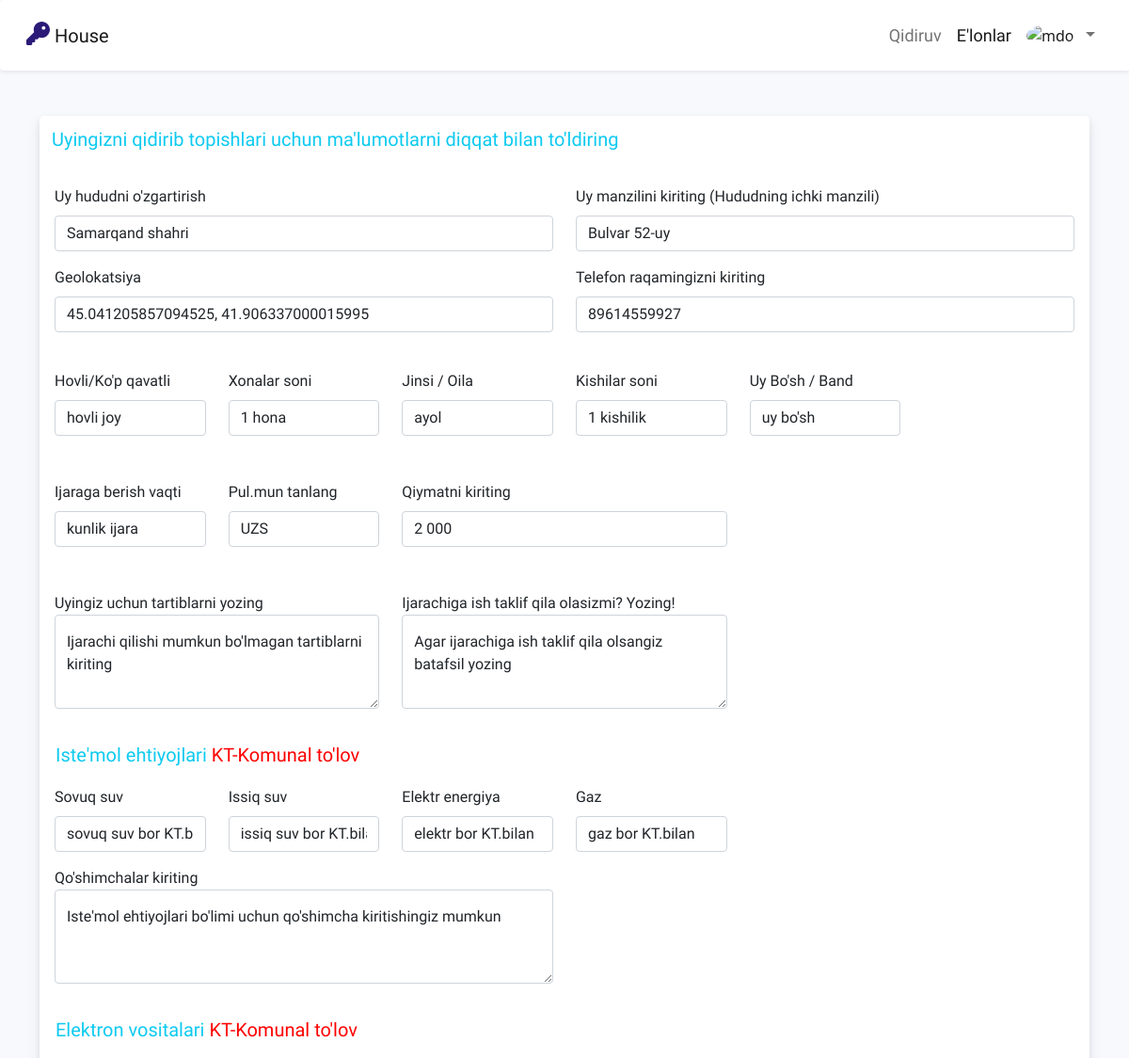
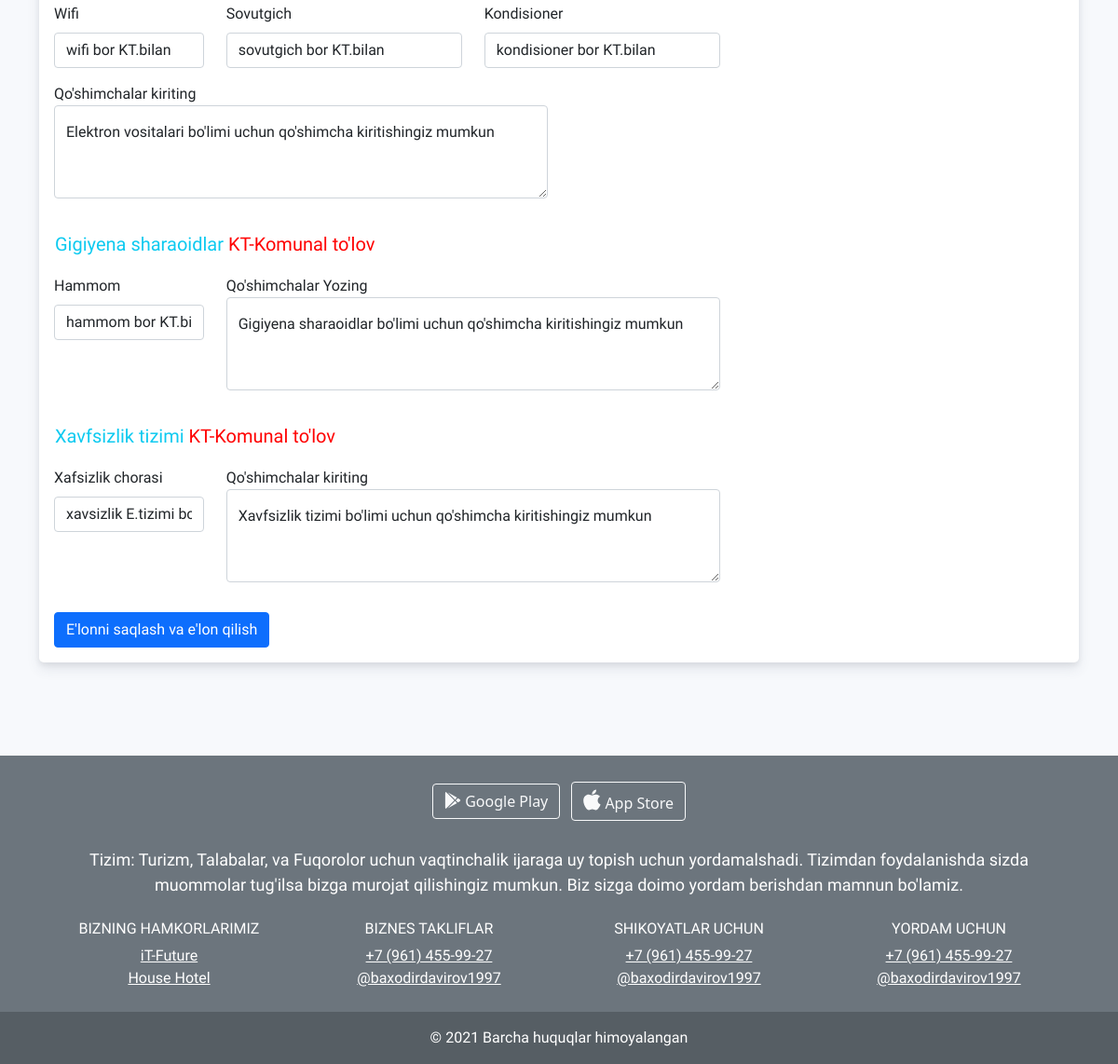
The app's page /announcement_update/1/ with its own data (2 pictures, top to bottom).
### search/models.py (models this page shows, shortened)
class Announcement(models.Model):
    user = models.ForeignKey(Householder, on_delete = models.CASCADE)
    region = models.CharField(max_length=300)
    address = models.CharField(max_length=100)
    phone_numer = models.CharField(max_length=20, verbose_name="Telefon raqam")
    mode = models.CharField(max_length=200)
    kimlar = models.CharField(max_length=200)
    kishilar = models.CharField(max_length=200)
    topshirilgan = models.CharField(max_length=200)
    moneyc = models.CharField(max_length=200)
    floor = models.CharField(max_length=200)
    floormany = models.CharField(max_length=200, blank=True)
    rooms = models.CharField(max_length=200)
    money = models.CharField(max_length=100, verbose_name="Pul muomilasini kiriting")
    tartiblar = models.TextField(verbose_name="Uyingizdagi tartiblarni kiriting")
    ish = models.TextField(verbose_name="Ijarachiga ish taklif qila olasizmi")
    sovuq_suv = models.CharField(max_length=200)
    issiq_suv = models.CharField(max_length=200)
    svet = models.CharField(max_length=200)
    gaz = models.CharField(max_length=200)
    additional2 = models.TextField(verbose_name="Qo'shimcha kiriting")
    wifi = models.CharField(max_length=200)
    sovutgich = models.CharField(max_length=200)
    kondisioner = models.CharField(max_length=200)
    additional3 = models.TextField(verbose_name="Qo'shimcha kiriting")
    hammom = models.CharField(max_length=200)
    additional4 = models.TextField(verbose_name="Qo'shimcha kiriting")
    xafsiz = models.CharField(max_length=200)
    additional5 = models.TextField(verbose_name="Qo'shimcha kiriting")
    likes = models.ManyToManyField(User, related_name='announcement_like', blank=True)
    geolocaion = models.CharField(max_length=500)
    class Meta:
        verbose_name = "1. E'lonlar"
        verbose_name_plural = "1. E'lonlar"

### administrator/views.py (the view)
# urls.py: path('announcement_update/<int:pk>/', views.announcement_updates, name='announcement_updates'),
def announcement_updates(request, pk):
    announcements = get_object_or_404(Announcement, pk=pk)
    form = AnnouncementUpdate(request.POST or None, instance=announcements)
    if form.is_valid():
        form.save()
        return redirect('announcement')
    context = {"form": form}
    return render(request, 'announcements/announcement_update.html', context)

### administrator/templates/announcements/announcement_update.html (shortened to what this page needs)
{% extends 'base.html' %}
{% load static %}
{% block style %}
<link rel="stylesheet" type="text/css" href="{% static 'style/announcements.css' %}">
{% endblock %}
{% block content %}
<header style="border-radius: 0px;">
  <nav class="navbar navbar-expand-lg navbar-light bg-light shadow-sm p-3 bg-body rounded-start">
    <div class="container-fluid">
      <a class="navbar-brand landing-brand account_text" href="{% url 'account' %}">
        <i class="fas fa-key account_logatip"></i>
      House
      </a>
      <div class="collapse navbar-collapse" id="navbarSupportedContent">
      <ul class="navbar-nav ms-auto mb-2 mb-lg-0">
      <li class="nav-item account_menu_text18"><a class="nav-link" aria-current="page" href="{% url 'account' %}">Qidiruv</a>
      </li>
        <li class="nav-item account_menu_text18"><a class="nav-link active" aria-current="page" href="{% url 'announcement' %}">E'lonlar</a>
        </li>
        {% if request.user.householder.householder_image != "" %}
        <li class="nav-item profile_style"><a class="nav-link active" aria-current="page" href="{% url 'announcement' %}" style="margin-right: 0; padding-right: 0px;"><img src="{{request.user.householder.householder_image.url}}" alt="mdo" width="32" height="32" class="rounded-circle"></a>
        </li>
        {% else %}
        <li class="nav-item profile_style"><a class="nav-link active" aria-current="page" href="{% url 'announcement' %}" style="margin-right: 0; padding-right: 0px;"><i class="fas fa-user-circle account_logatip"></i></a>
        </li>
        {% endif %}
      <li class="nav-item dropdown ms-auto account_menu_text18 menu_style">
        <a class="nav-link dropdown-toggle" href="#" id="navbarDropdownMenuLink" role="button" data-bs-toggle="dropdown" aria-expanded="false"> </a>
    </li>
    </ul>
  </div>
  </div>
  </nav>
</header>
<form method='POST' action="" enctype="multipart/form-data">
<div class="container-fluid mt-5">
<div class="container">
<div class="row">
<div class="col-lg-12">
<div class="baxodir_account_card bg-white">
<div class="baxodir_account_card_header">
<h5 class="card-title text-info baxodir_account_standart_text_bold">Uyingizni qidirib topishlari uchun ma'lumotlarni diqqat bilan to'ldiring</h5>
</div>
<div class="card-body">
<div class="row">
  <fieldset >
  <div class="row baxodir_account_standart_text_bold">
    <div class="col-lg-6">
    <div class="mb-3">
    <label for="exampleInputEmail1" class="form-label">Uy hududni o'zgartirish</label>
    {{form.region}}
    </div>
    </div>
    <div class="col-lg-6">
    <div class="mb-3">
    <label for="exampleInputEmail1" class="form-label">Uy manzilini kiriting (Hududning ichki manzili)</label>
    {{form.address}}
    </div>
    </div>
     <div class="col-lg-6">
    <div class="mb-3">
    <label for="exampleInputEmail1" class="form-label">Geolokatsiya</label>
    {{form.geolocaion}}
    </div>
    </div>
    <div class="col-lg-6">
    <div class="mb-3">
    <label for="exampleInputEmail1" class="form-label">Telefon raqamingizni kiriting</label>
    {{form.phone_numer}}
    </div>
    </div>
</div>
</fieldset>
<fieldset class="mt-4">
<div class="row baxodir_account_standart_text_bold">
    <div class="col-lg-2">
    <label for="inputState" class="form-label">Hovli/Ko'p qavatli</label>
      {{form.floor}}
    </div>
    <div class="col-lg-2">
    <label for="inputState" class="form-label">Xonalar soni</label>
      {{form.rooms}}
    </div>
    <div class="col-lg-2">
    <label for="inputState" class="form-label">Jinsi / Oila</label>
      {{form.kimlar}}
    </div>
    <div class="col-lg-2">
    <label for="inputState" class="form-label">Kishilar soni</label>
      {{form.kishilar}}
    </div>
    <div class="col-lg-2">
    <label for="inputState" class="form-label">Uy Bo'sh / Band</label>
      {{form.topshirilgan}}
    </div>
</fieldset>
<fieldset class="mt-5">
<div class="row baxodir_account_standart_text_bold">
    <div class="col-lg-2">
    <label for="inputState" class="form-label">Ijaraga berish vaqti</label>
      {{form.mode}}
    </div>
 <div class="col-lg-2">
    <label for="inputState" class="form-label">Pul.mun tanlang</label>
   {{form.moneyc}}
 </div>
<div class="col-lg-4">
    <label for="inputState" class="form-label">Qiymatni kiriting</label>
    {{ form.money }}
</div>
</div>
</fieldset>
<fieldset class="mt-5">
<div class="row baxodir_account_standart_text_bold">
<div class="col-lg-4">
<label for="floatingTextarea">Uyingiz uchun tartiblarni yozing </label>
<div class="form-floating">
{{form.tartiblar}}
<label for="floatingTextarea">Ijarachi qilishi mumkun bo'lmagan tartiblarni kiriting</label>
</div>
</div>
<div class="col-lg-4">
    <label for="floatingTextarea">Ijarachiga ish taklif qila olasizmi? Yozing!</label>
    <div class="form-floating">
    {{form.ish}}
    <label for="floatingTextarea">Agar ijarachiga ish taklif qila olsangiz batafsil yozing</label>
    </div>
    </div>
</div>
</fieldset>
  <fieldset>
  <div class="row baxodir_account_standart_text_bold">
  <div class="baxodir_account_card_header mt-4">
  <h5 class="card-title text-info baxodir_account_standart_text_bold">Iste'mol ehtiyojlari <font style="color: red;">KT-Komunal to'lov</font></h5>
  </div>
  <div class="col-lg-2">
  <label  for="inputState" class="form-label">Sovuq suv</label>
  {{form.sovuq_suv}}
  </div>
   <div class="col-lg-2">
  <label  for="inputState" class="form-label">Issiq suv</label>
  {{form.issiq_suv}}
  </div>
    <div class="col-lg-2">
  <label for="inputState" class="form-label">Elektr energiya</label>
  {{form.svet}}
  </div>
  <div class="col-lg-2">
  <div class="mb-3">
  <label  for="inputState" class="form-label">Gaz</label>
  {{form.gaz}}
  </div>
  </div>
  <div class="col-lg-6">
  <label for="floatingTextarea">Qo'shimchalar kiriting</label>
  <div class="form-floating">
  {{form.additional2}}
  <label for="floatingTextarea">Iste'mol ehtiyojlari bo'limi uchun qo'shimcha kiritishingiz mumkun</label>
  </div>
  </div>
    </div>
    </div>
  <fieldset>
  <div class="row baxodir_account_standart_text_bold">
  <div class="baxodir_account_card_header mt-4">
  <h5 class="card-title text-info baxodir_account_standart_text_bold">Elektron vositalari <font style="color: red;">KT-Komunal to'lov</font></h5>
  </div>
  <div class="col-lg-2">
  <div class="mb-3">
  <label  for="inputState" class="form-label">Wifi</label>
  {{form.wifi}}
  </div>
  </div>
  <div class="col-lg-3">
  <label for="inputState" class="form-label">Sovutgich</label>
  {{form.sovutgich}}
  </div>
  <div class="col-lg-3">
  <label  for="inputState" class="form-label">Kondisioner</label>
  {{form.kondisioner}}
  </div>
  <div class="col-lg-6">
  <label for="floatingTextarea">Qo'shimchalar kiriting</label>
  <div class="form-floating">
  {{form.additional3}}
  <label for="floatingTextarea">Elektron vositalari bo'limi uchun qo'shimcha kiritishingiz mumkun</label>
  </div>
  </div>
  </div>
  </fieldset>
  <fieldset>
  <div class="row baxodir_account_standart_text_bold">
  <div class="baxodir_account_card_header mt-4">
  <h5 class="card-title text-info baxodir_account_standart_text_bold">Gigiyena sharaoidlar <font style="color: red;">KT-Komunal to'lov</font></h5>
  </div>
  <div class="col-lg-2">
  <label  for="inputState" class="form-label">Hammom</label>
  {{form.hammom}}
  </div>
  <div class="col-lg-6">
  <label for="floatingTextarea">Qo'shimchalar Yozing</label>
  <div class="form-floating">
  {{form.additional4}}
  <label for="floatingTextarea">Gigiyena sharaoidlar bo'limi uchun qo'shimcha kiritishingiz mumkun</label>
  </div>
  </div>
  </div>
  </fieldset>
  <fieldset>
  <div class="row baxodir_account_standart_text_bold">
  <div class="baxodir_account_card_header mt-4">
  <h5 class="card-title text-info baxodir_account_standart_text_bold">Xavfsizlik tizimi <font style="color: red;">KT-Komunal to'lov</font></h5>
  </div>
  <div class="col-lg-2">
  <label  for="inputState" class="form-label">Xafsizlik chorasi</label>
  {{form.xafsiz}}
  </div>
  <div class="col-lg-6">
  <label for="floatingTextarea">Qo'shimchalar kiriting</label>
  <div class="form-floating">
  {{form.additional5}}
  <label for="floatingTextarea">Xavfsizlik tizimi bo'limi uchun qo'shimcha kiritishingiz mumkun</label>
  </div>
  </div>
  </div>
  </fieldset>
</div>
<button type='submit' class="btn btn-primary m-3 baxodir_account_standart_text_bold">E'lonni saqlash va e'lon qilish</button>
</div>
</div>
</div>
</div>
</div>
</form>
<div style="height: 100px;"></div>
{% endblock %}

### static/style/announcements.css (style rules this page uses)
.account_text { font-family: 'Baloo Chettan 2', cursive; }
.account_logatip { color: rgb(44,26,120); font-size: 25px; }
.account_menu_text18 { font-family: 'Baloo Chettan 2', cursive; font-size: 18px; }
.baxodir_account_card { border-top-left-radius: 5px; border-top-right-radius: 5px; border-bottom-left-radius: 5px; border-bottom-right-radius: 5px; box-shadow: 0 7px 14px 0 rgb(59 65 94 / 10%), 0 3px 6px 0 rgb(0 0 0 / 7%); height: auto; border: 0px; }
.baxodir_account_card_header { padding: 13px; }
.baxodir_account_standart_text_bold { font-family: 'Baloo Chettan 2', cursive; }

### records on screen
Announcement: region "Samarqand shahri", address "Bulvar 52-uy", geolocaion "45.041205857094525, 41.906337000015995", phone_numer "89614559927", floor "hovli joy", rooms "1 hona", kimlar "ayol", kishilar "1 kishilik", topshirilgan "uy bo'sh", mode "kunlik ijara", moneyc "UZS", money "2 000", sovuq_suv "sovuq suv bor KT.bilan", issiq_suv "issiq suv bor KT.bilan", svet "elektr bor KT.bilan", gaz "gaz bor KT.bilan", wifi "wifi bor KT.bilan", sovutgich "sovutgich bor KT.bilan", kondisioner "kondisioner bor KT.bilan", hammom "hammom bor KT.bilan", xafsiz "xavsizlik E.tizimi bor"
